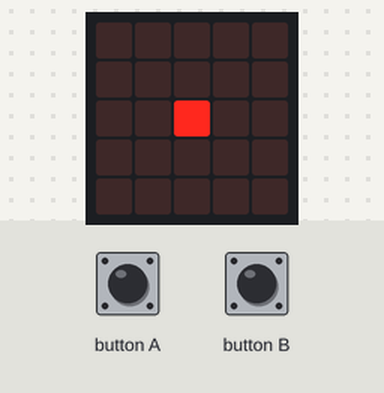
A program run on a simulated BBC micro:bit (MakeCode). On the bench: the board's 5×5 LED display. The test bench sets the inputs (shaded band).

Above: at 1.2 s.
1.3 s: button A pressed for 0.15 s
At 2.6 s:
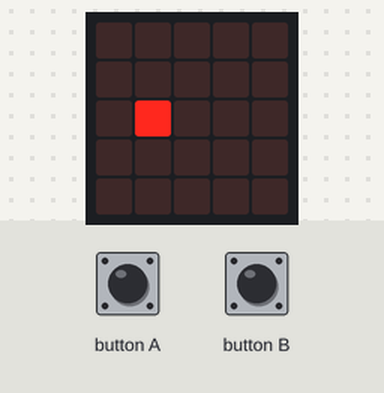
2.9 s: button B pressed for 0.15 s
At 4.1 s:
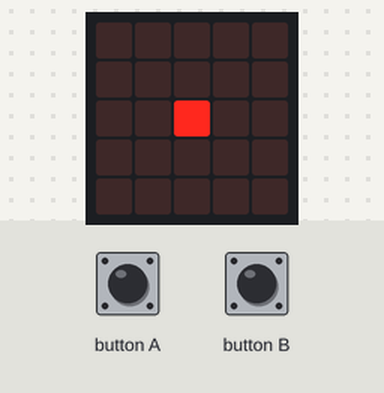
Timing chart, 0 to 5.9 s (numbered marks = the images above; inputs shaded):
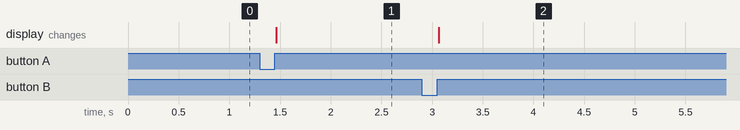

Measured:
- after the input at 1.3 s, the display: changes after 0.16 s (image 1)
- after the input at 2.9 s, the display: changes after 0.17 s (image 2)

The program:

main.ts
```typescript
input.onButtonPressed(Button.A, function () {
    rope += -0.1
})
input.onButtonPressed(Button.B, function () {
    rope += 0.1
})
let winsa = 0
let rope = 2
let ropey = 2
let winsb = 0
winsa += 0
basic.forever(function () {
    basic.clearScreen()
    led.plot(rope, ropey)
    if (rope < 0) {
        winsa += 1
        basic.showNumber(winsa)
        rope = 2
    }
    if (rope > 5) {
        winsb += 1
        basic.showNumber(winsb)
        rope = 2
    }
})
```

test.ts
```typescript
// les tests vont ici ; cela ne sera pas compilé si ce paquet est utilisé en tant qu'extension.
```
